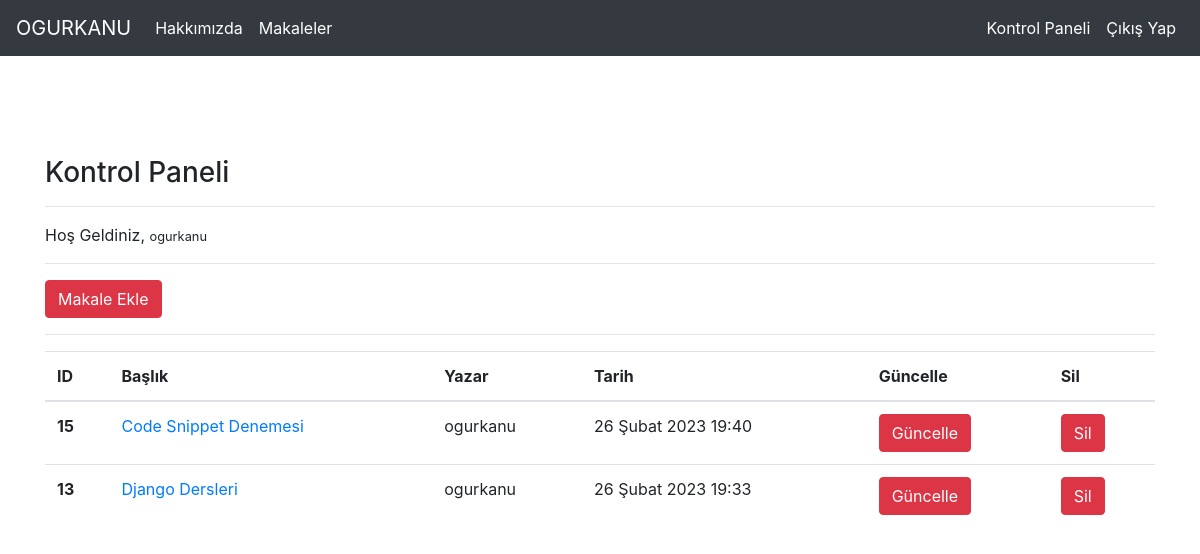
Screenshot of /articles/dashboard/ (signed in) with the database file from the repository.
### article/models.py (models this page shows, shortened)
class Article(models.Model):
    author = models.ForeignKey("auth.User",on_delete = models.CASCADE,verbose_name="Yazar")
    title = models.CharField(max_length=50,verbose_name="Başlık")
    content = RichTextField(verbose_name="İçerik")
    created_date = models.DateTimeField(auto_now_add=True,verbose_name="Oluşturulma Tarihi")
    article_image = models.FileField(blank=True,null=True,verbose_name="Makale Görseli")
    class Meta:
        ordering = ['-created_date']

### article/views.py (the view)
# urls.py: path('dashboard/', views.dashboard, name="dashboard" ),
@login_required(login_url = "user:login")
def dashboard(request):
    articles = Article.objects.filter(author=request.user)
    return render(request,"dashboard.html",{"articles":articles})

### templates/dashboard.html
{% extends "layout.html" %}
{% block body %}
<h3>Kontrol Paneli</h3>
<hr>
<p>
Hoş Geldiniz, <small>{{request.user.username}}</small>
</p>
<hr>
<a href = "{% url 'article:addarticle' %}" class="btn btn-danger" >Makale Ekle</a>
<hr>
{% if articles %}
<table class="table">
  <thead>
    <tr>
      <th scope="col">ID</th>
      <th scope="col">Başlık</th>
      <th scope="col">Yazar</th>
      <th scope="col">Tarih</th>
      <th scope="col">Güncelle</th>
      <th scope="col">Sil</th>
    </tr>
  </thead>
  <tbody>
    {% for article in articles  %}
        <tr>
            <th scope="row">{{article.id}}</th>
            <td><a href="{% url 'article:detail' article.id %}">{{article.title}}</a></td>
            <td>{{article.author.username}}</td>
            <td>{{article.created_date}}</td>
            <td><a href="{% url 'article:update' article.id %}" class="btn btn-danger">Güncelle</a></td>
            <td><a href="{% url 'article:delete' article.id %}" class="btn btn-danger">Sil</a></td>
        </tr>
    {% endfor %}
  </tbody>
</table>
{% else %}
<div class = "alert alert-danger">Henüz bir makaleniz bulunmuyor.</div>
{% endif %}
{% endblock body %}

### rows the page displays
Article: id "15", title "Code Snippet Denemesi", author.username "ogurkanu", created_date "26 Şubat 2023 19:40"
Article: id "13", title "Django Dersleri", author.username "ogurkanu", created_date "26 Şubat 2023 19:33"

### other values shown
{{ request.user.username }} "ogurkanu"
